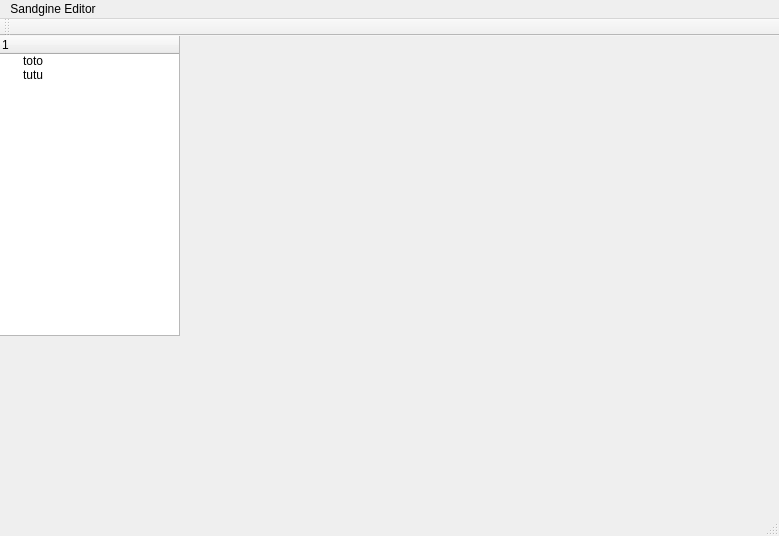
<?xml version="1.0" encoding="UTF-8"?>
<ui version="4.0">
 <class>EditorWindow</class>
 <widget class="QMainWindow" name="EditorWindow">
  <property name="geometry">
   <rect>
    <x>0</x>
    <y>0</y>
    <width>779</width>
    <height>536</height>
   </rect>
  </property>
  <property name="windowTitle">
   <string>EditorWindow</string>
  </property>
  <widget class="QWidget" name="centralWidget">
   <widget class="QWidget" name="widget" native="true">
    <property name="geometry">
     <rect>
      <x>-1</x>
      <y>-1</y>
      <width>181</width>
      <height>471</height>
     </rect>
    </property>
    <widget class="QTreeWidget" name="treeWidget">
     <property name="geometry">
      <rect>
       <x>0</x>
       <y>0</y>
       <width>181</width>
       <height>301</height>
      </rect>
     </property>
     <column>
      <property name="text">
       <string>1</string>
      </property>
     </column>
     <item>
      <property name="text">
       <string>toto</string>
      </property>
     </item>
     <item>
      <property name="text">
       <string>tutu</string>
      </property>
     </item>
    </widget>
    <widget class="QWidget" name="horizontalLayoutWidget">
     <property name="geometry">
      <rect>
       <x>10</x>
       <y>0</y>
       <width>771</width>
       <height>471</height>
      </rect>
     </property>
     <layout class="QHBoxLayout" name="horizontalLayout"/>
    </widget>
   </widget>
  </widget>
  <widget class="QMenuBar" name="menuBar">
   <property name="geometry">
    <rect>
     <x>0</x>
     <y>0</y>
     <width>779</width>
     <height>20</height>
    </rect>
   </property>
   <widget class="QMenu" name="menuSandgine_Editor">
    <property name="title">
     <string>Sandgine Editor</string>
    </property>
   </widget>
   <addaction name="menuSandgine_Editor"/>
  </widget>
  <widget class="QToolBar" name="mainToolBar">
   <attribute name="toolBarArea">
    <enum>TopToolBarArea</enum>
   </attribute>
   <attribute name="toolBarBreak">
    <bool>false</bool>
   </attribute>
  </widget>
  <widget class="QStatusBar" name="statusBar"/>
 </widget>
 <layoutdefault spacing="6" margin="11"/>
 <resources/>
 <connections/>
</ui>
